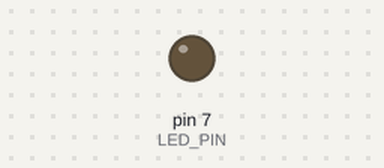
The sketch below on a simulated Arduino Uno, built with avr-gcc and run on an emulated ATmega328P. Parts: output pins drawn as LEDs (lit = HIGH). Dashed ring = blinking. At 2.0 s the program stops and its outputs stay as they are.

Above: at 0.5 s.
At 1.85 s:
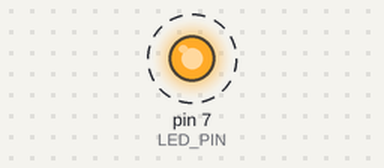
Timing chart, 0 to 3.0 s (numbered marks = the images above):
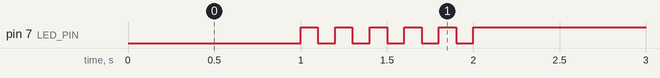

The sketch:

05_pracrice_2.ino
```cpp
// 05_practice_2.ino
const int LED_PIN = 7;

const int LED_ON  = LOW;
const int LED_OFF = HIGH;

void setup() {
  pinMode(LED_PIN, OUTPUT);
  digitalWrite(LED_PIN, LED_OFF); // 꺼진 채 시작.
}

void loop() {
  // 처음 1초 켜기
  digitalWrite(LED_PIN, LED_ON);
  delay(1000);

  // 다음 1초 동안 5회 깜빡이기 (100 ms OFF + 100 ms ON × 5회)
  for (int i = 0; i < 5; i++) {
    digitalWrite(LED_PIN, LED_OFF);  delay(100);
    digitalWrite(LED_PIN, LED_ON); delay(100);
  }

  // 루프 종료(끄기)
  digitalWrite(LED_PIN, LED_OFF);
  while (1) {}
}
```

Measured:
- by itself, pin 7 (LED_PIN): alternates HIGH for 0.10 s and LOW for 0.10 s, 11 changes in all, then stays HIGH
